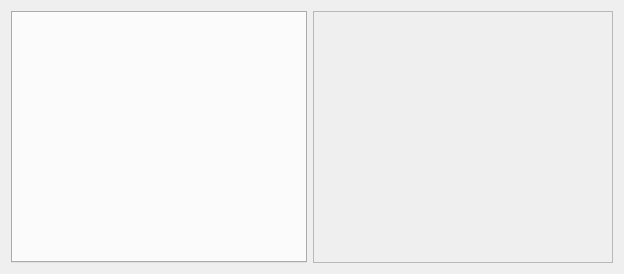
<?xml version="1.0" encoding="UTF-8"?>
<ui version="4.0">
 <class>OpenRGBEffectTab</class>
 <widget class="QWidget" name="OpenRGBEffectTab">
  <property name="geometry">
   <rect>
    <x>0</x>
    <y>0</y>
    <width>624</width>
    <height>274</height>
   </rect>
  </property>
  <property name="sizePolicy">
   <sizepolicy hsizetype="Expanding" vsizetype="Expanding">
    <horstretch>0</horstretch>
    <verstretch>0</verstretch>
   </sizepolicy>
  </property>
  <property name="autoFillBackground">
   <bool>false</bool>
  </property>
  <layout class="QGridLayout" name="gridLayout_2" columnstretch="0,0">
   <item row="0" column="0">
    <widget class="QTabWidget" name="EffectTabs">
     <property name="sizePolicy">
      <sizepolicy hsizetype="Preferred" vsizetype="Preferred">
       <horstretch>1</horstretch>
       <verstretch>0</verstretch>
      </sizepolicy>
     </property>
     <property name="minimumSize">
      <size>
       <width>0</width>
       <height>0</height>
      </size>
     </property>
     <property name="tabPosition">
      <enum>QTabWidget::West</enum>
     </property>
    </widget>
   </item>
   <item row="0" column="1">
    <widget class="QFrame" name="frame">
     <property name="sizePolicy">
      <sizepolicy hsizetype="Fixed" vsizetype="Preferred">
       <horstretch>0</horstretch>
       <verstretch>0</verstretch>
      </sizepolicy>
     </property>
     <property name="minimumSize">
      <size>
       <width>300</width>
       <height>0</height>
      </size>
     </property>
     <property name="maximumSize">
      <size>
       <width>300</width>
       <height>16777215</height>
      </size>
     </property>
     <property name="frameShape">
      <enum>QFrame::StyledPanel</enum>
     </property>
     <property name="frameShadow">
      <enum>QFrame::Sunken</enum>
     </property>
     <layout class="QGridLayout" name="gridLayout">
      <item row="0" column="0">
       <widget class="DeviceList" name="device_list" native="true">
        <property name="sizePolicy">
         <sizepolicy hsizetype="Preferred" vsizetype="Preferred">
          <horstretch>0</horstretch>
          <verstretch>0</verstretch>
         </sizepolicy>
        </property>
        <property name="minimumSize">
         <size>
          <width>0</width>
          <height>0</height>
         </size>
        </property>
        <property name="maximumSize">
         <size>
          <width>16777215</width>
          <height>16777215</height>
         </size>
        </property>
       </widget>
      </item>
     </layout>
    </widget>
   </item>
  </layout>
 </widget>
 <customwidgets>
  <customwidget>
   <class>DeviceList</class>
   <extends>QWidget</extends>
   <header location="global">DeviceList.h</header>
   <container>1</container>
  </customwidget>
 </customwidgets>
 <resources/>
 <connections/>
</ui>
